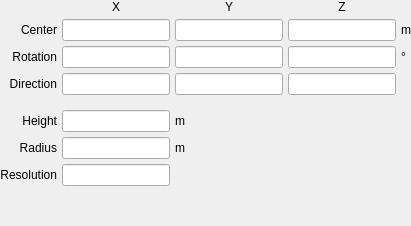
         <widget class="QWidget" name="cone">
          <layout class="QGridLayout" name="gridLayout_5">
           <property name="leftMargin">
            <number>0</number>
           </property>
           <property name="topMargin">
            <number>0</number>
           </property>
           <property name="rightMargin">
            <number>0</number>
           </property>
           <property name="bottomMargin">
            <number>0</number>
           </property>
           <property name="spacing">
            <number>5</number>
           </property>
           <item row="9" column="1">
            <spacer name="verticalSpacer_6">
             <property name="orientation">
              <enum>Qt::Vertical</enum>
             </property>
             <property name="sizeHint" stdset="0">
              <size>
               <width>20</width>
               <height>40</height>
              </size>
             </property>
            </spacer>
           </item>
           <item row="1" column="1">
            <widget class="LineEdit" name="lineedit_cone_centerx"/>
           </item>
           <item row="1" column="2">
            <widget class="LineEdit" name="lineedit_cone_centery"/>
           </item>
           <item row="1" column="3">
            <widget class="LineEdit" name="lineedit_cone_centerz"/>
           </item>
           <item row="2" column="1">
            <widget class="LineEdit" name="lineedit_cone_rotationx"/>
           </item>
           <item row="2" column="2">
            <widget class="LineEdit" name="lineedit_cone_rotationy"/>
           </item>
           <item row="2" column="3">
            <widget class="LineEdit" name="lineedit_cone_rotationz"/>
           </item>
           <item row="6" column="1">
            <widget class="LineEdit" name="lineedit_cone_radius"/>
           </item>
           <item row="3" column="1">
            <widget class="LineEdit" name="lineedit_cone_directionx"/>
           </item>
           <item row="3" column="2">
            <widget class="LineEdit" name="lineedit_cone_directiony"/>
           </item>
           <item row="3" column="3">
            <widget class="LineEdit" name="lineedit_cone_directionz"/>
           </item>
           <item row="1" column="0">
            <widget class="QLabel" name="label_17">
             <property name="text">
              <string>Center</string>
             </property>
             <property name="alignment">
              <set>Qt::AlignRight|Qt::AlignTrailing|Qt::AlignVCenter</set>
             </property>
            </widget>
           </item>
           <item row="3" column="0">
            <widget class="QLabel" name="label_21">
             <property name="text">
              <string>Direction</string>
             </property>
             <property name="alignment">
              <set>Qt::AlignRight|Qt::AlignTrailing|Qt::AlignVCenter</set>
             </property>
            </widget>
           </item>
           <item row="5" column="0">
            <widget class="QLabel" name="label_20">
             <property name="text">
              <string>Height</string>
             </property>
             <property name="alignment">
              <set>Qt::AlignRight|Qt::AlignTrailing|Qt::AlignVCenter</set>
             </property>
            </widget>
           </item>
           <item row="2" column="0">
            <widget class="QLabel" name="label_55">
             <property name="text">
              <string>Rotation</string>
             </property>
             <property name="alignment">
              <set>Qt::AlignRight|Qt::AlignTrailing|Qt::AlignVCenter</set>
             </property>
            </widget>
           </item>
           <item row="6" column="0">
            <widget class="QLabel" name="label_18">
             <property name="text">
              <string>Radius</string>
             </property>
             <property name="alignment">
              <set>Qt::AlignRight|Qt::AlignTrailing|Qt::AlignVCenter</set>
             </property>
            </widget>
           </item>
           <item row="7" column="1">
            <widget class="LineEdit" name="linerdit_cone_resolution"/>
           </item>
           <item row="5" column="1">
            <widget class="LineEdit" name="lineedit_cone_height"/>
           </item>
           <item row="7" column="0">
            <widget class="QLabel" name="label_19">
             <property name="text">
              <string>Resolution</string>
             </property>
             <property name="alignment">
              <set>Qt::AlignRight|Qt::AlignTrailing|Qt::AlignVCenter</set>
             </property>
            </widget>
           </item>
           <item row="5" column="2">
            <widget class="QLabel" name="label_182">
             <property name="text">
              <string>m</string>
             </property>
            </widget>
           </item>
           <item row="6" column="2">
            <widget class="QLabel" name="label_183">
             <property name="text">
              <string>m</string>
             </property>
            </widget>
           </item>
           <item row="4" column="1">
            <spacer name="verticalSpacer_40">
             <property name="orientation">
              <enum>Qt::Vertical</enum>
             </property>
             <property name="sizeType">
              <enum>QSizePolicy::Maximum</enum>
             </property>
             <property name="sizeHint" stdset="0">
              <size>
               <width>20</width>
               <height>10</height>
              </size>
             </property>
            </spacer>
           </item>
           <item row="0" column="1">
            <widget class="QLabel" name="label_184">
             <property name="text">
              <string>X</string>
             </property>
             <property name="alignment">
              <set>Qt::AlignCenter</set>
             </property>
            </widget>
           </item>
           <item row="0" column="2">
            <widget class="QLabel" name="label_185">
             <property name="text">
              <string>Y</string>
             </property>
             <property name="alignment">
              <set>Qt::AlignCenter</set>
             </property>
            </widget>
           </item>
           <item row="0" column="3">
            <widget class="QLabel" name="label_186">
             <property name="text">
              <string>Z</string>
             </property>
             <property name="alignment">
              <set>Qt::AlignCenter</set>
             </property>
            </widget>
           </item>
           <item row="1" column="4">
            <widget class="QLabel" name="label_187">
             <property name="text">
              <string>m</string>
             </property>
            </widget>
           </item>
           <item row="2" column="4">
            <widget class="QLabel" name="label_188">
             <property name="text">
              <string>°</string>
             </property>
            </widget>
           </item>
          </layout>
         </widget>
